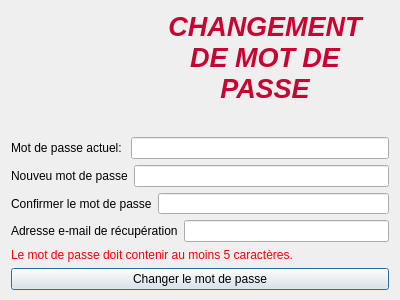
<?xml version="1.0" encoding="UTF-8"?>
<ui version="4.0">
 <class>ChangeMdpDialog</class>
 <widget class="QDialog" name="ChangeMdpDialog">
  <property name="geometry">
   <rect>
    <x>0</x>
    <y>0</y>
    <width>400</width>
    <height>300</height>
   </rect>
  </property>
  <property name="windowTitle">
   <string>Dialog</string>
  </property>
  <layout class="QHBoxLayout" name="horizontalLayout_6">
   <item>
    <layout class="QVBoxLayout" name="verticalLayout_2">
     <item>
      <layout class="QHBoxLayout" name="horizontalLayout_2">
       <item>
        <widget class="QLabel" name="label">
         <property name="minimumSize">
          <size>
           <width>100</width>
           <height>100</height>
          </size>
         </property>
         <property name="maximumSize">
          <size>
           <width>100</width>
           <height>100</height>
          </size>
         </property>
         <property name="text">
          <string/>
         </property>
         <property name="pixmap">
          <pixmap resource="../socobis.qrc">:/assets/images/logo Socobis.jpg</pixmap>
         </property>
         <property name="scaledContents">
          <bool>true</bool>
         </property>
        </widget>
       </item>
       <item>
        <widget class="QLabel" name="label_3">
         <property name="maximumSize">
          <size>
           <width>200</width>
           <height>120</height>
          </size>
         </property>
         <property name="text">
          <string>&lt;html&gt;&lt;head/&gt;&lt;body&gt;&lt;p align=&quot;center&quot;&gt;&lt;span style=&quot; font-size:20pt; font-weight:700; font-style:italic; color:#c70431;&quot;&gt;CHANGEMENT DE MOT DE PASSE&lt;/span&gt;&lt;/p&gt;&lt;p align=&quot;center&quot;&gt;&lt;br/&gt;&lt;/p&gt;&lt;/body&gt;&lt;/html&gt;</string>
         </property>
         <property name="textFormat">
          <enum>Qt::RichText</enum>
         </property>
         <property name="alignment">
          <set>Qt::AlignCenter</set>
         </property>
         <property name="wordWrap">
          <bool>true</bool>
         </property>
        </widget>
       </item>
      </layout>
     </item>
     <item>
      <layout class="QVBoxLayout" name="verticalLayout">
       <item>
        <layout class="QHBoxLayout" name="horizontalLayout">
         <item>
          <widget class="QLabel" name="label_2">
           <property name="text">
            <string>Mot de passe actuel: </string>
           </property>
          </widget>
         </item>
         <item>
          <widget class="QLineEdit" name="old_mdp">
           <property name="echoMode">
            <enum>QLineEdit::Password</enum>
           </property>
          </widget>
         </item>
        </layout>
       </item>
       <item>
        <layout class="QHBoxLayout" name="horizontalLayout_4">
         <item>
          <widget class="QLabel" name="label_4">
           <property name="text">
            <string>Nouveu mot de passe</string>
           </property>
          </widget>
         </item>
         <item>
          <widget class="QLineEdit" name="new_mdp">
           <property name="echoMode">
            <enum>QLineEdit::Password</enum>
           </property>
          </widget>
         </item>
        </layout>
       </item>
       <item>
        <layout class="QHBoxLayout" name="horizontalLayout_3">
         <item>
          <widget class="QLabel" name="label_5">
           <property name="text">
            <string>Confirmer le mot de passe</string>
           </property>
          </widget>
         </item>
         <item>
          <widget class="QLineEdit" name="new_mdp_2">
           <property name="echoMode">
            <enum>QLineEdit::Password</enum>
           </property>
          </widget>
         </item>
        </layout>
       </item>
       <item>
        <layout class="QHBoxLayout" name="horizontalLayout_5">
         <item>
          <widget class="QLabel" name="label_6">
           <property name="text">
            <string>Adresse e-mail de récupération</string>
           </property>
          </widget>
         </item>
         <item>
          <widget class="QLineEdit" name="mailEdit"/>
         </item>
        </layout>
       </item>
       <item>
        <widget class="QLabel" name="stateBtn">
         <property name="styleSheet">
          <string notr="true">QLabel{
	font: 700 9pt &quot;Consolas&quot;;
	color: rgb(255, 0, 0);
}

</string>
         </property>
         <property name="text">
          <string>Le mot de passe doit contenir au moins 5 caractères.</string>
         </property>
        </widget>
       </item>
       <item>
        <widget class="QPushButton" name="pushButton">
         <property name="text">
          <string>Changer le mot de passe</string>
         </property>
        </widget>
       </item>
      </layout>
     </item>
    </layout>
   </item>
  </layout>
 </widget>
 <resources>
  <include location="../socobis.qrc"/>
 </resources>
 <connections/>
</ui>
